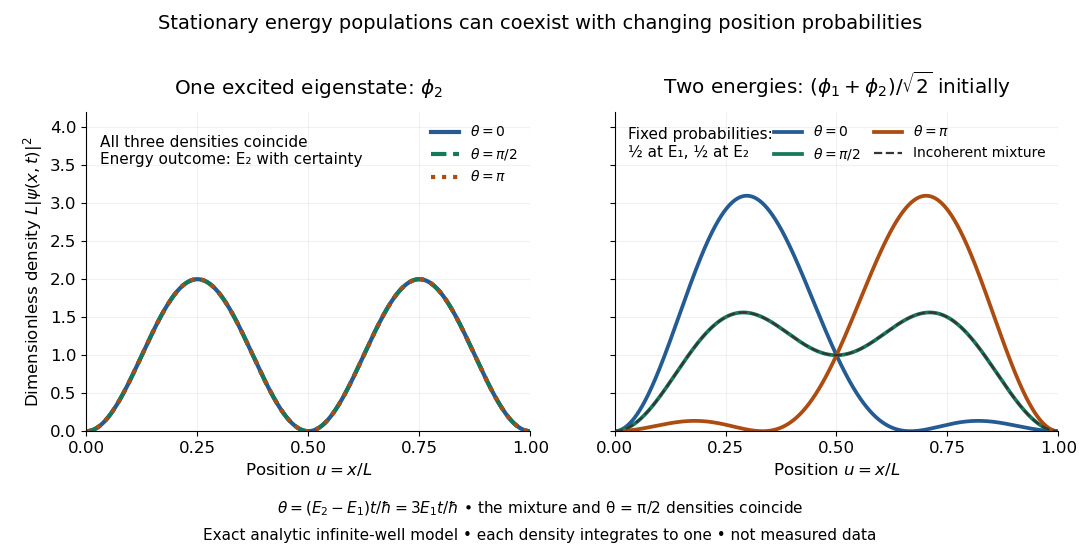

Source code (Python):
"""Exact infinite-well densities; not measured data.

Tested with Python 3.14.4, NumPy 2.3.5, Matplotlib 3.10.7.
Run from _media with MPLCONFIGDIR=/tmp/codex-wiki-matplotlib.
Writes the matching PNG basename to the current working directory.
"""
from pathlib import Path

import matplotlib
matplotlib.use("Agg")
import matplotlib.pyplot as plt
import numpy as np


def main():
    plt.rcParams.update({"font.size": 12, "figure.facecolor": "white",
                         "axes.facecolor": "white", "axes.spines.top": False,
                         "axes.spines.right": False})
    u = np.linspace(0, 1, 2001)
    phi1, phi2 = np.sqrt(2) * np.sin(np.pi * u), np.sqrt(2) * np.sin(2 * np.pi * u)
    theta = [0, np.pi / 2, np.pi]
    colors = ["#245b92", "#17775b", "#ac4c10"]
    labels = [r"$\theta=0$", r"$\theta=\pi/2$", r"$\theta=\pi$"]
    styles = ["-", "--", ":"]
    fig, axes = plt.subplots(1, 2, figsize=(10.8, 5.6), sharey=True)
    for phase, color, label, style in zip(theta, colors, labels, styles):
        pure = np.abs(phi2 * np.exp(-4j * phase / 3)) ** 2
        coherent = np.abs((phi1 + np.exp(-1j * phase) * phi2) / np.sqrt(2)) ** 2
        analytic = np.sin(np.pi * u) ** 2 + np.sin(2 * np.pi * u) ** 2
        analytic += 2 * np.sin(np.pi * u) * np.sin(2 * np.pi * u) * np.cos(phase)
        assert np.allclose(coherent, analytic)
        assert np.isclose(np.trapezoid(pure, u), 1)
        assert np.isclose(np.trapezoid(coherent, u), 1)
        assert np.all(coherent >= 0)
        axes[0].plot(u, pure, color=color, ls=style, lw=3, label=label)
        axes[1].plot(u, coherent, color=color, lw=2.7, label=label)
    mixed = (phi1 ** 2 + phi2 ** 2) / 2
    axes[1].plot(u, mixed, color="#353535", lw=1.6, ls="--", zorder=5,
                 label="Incoherent mixture")
    axes[0].set_title(r"One excited eigenstate: $\phi_2$", pad=13)
    axes[1].set_title(r"Two energies: $(\phi_1+\phi_2)/\sqrt{2}$ initially", pad=13)
    for ax in axes:
        ax.set(xlim=(0, 1), ylim=(0, 4.2), xlabel=r"Position $u=x/L$")
        ax.set_xticks([0, 0.25, 0.5, 0.75, 1])
        ax.grid(alpha=0.17)
        ax.legend(frameon=False, loc="upper right", fontsize=10,
                  ncol=2 if ax is axes[1] else 1, columnspacing=1.0)
    axes[0].set_ylabel(r"Dimensionless density $L|\psi(x,t)|^2$")
    axes[0].text(0.03, 3.90, "All three densities coincide\nEnergy outcome: E₂ with certainty",
                 va="top", fontsize=11)
    axes[1].text(0.03, 4.00, "Fixed probabilities:\n½ at E₁, ½ at E₂", va="top", fontsize=11)
    fig.suptitle("Stationary energy populations can coexist with changing position probabilities",
                 y=0.975, fontsize=14)
    fig.text(0.5, 0.083, r"$\theta=(E_2-E_1)t/\hbar=3E_1t/\hbar$ • "
             "the mixture and θ = π/2 densities coincide", ha="center", fontsize=11)
    fig.text(0.5, 0.035, "Exact analytic infinite-well model • each density integrates to one • not measured data",
             ha="center", fontsize=11)
    fig.subplots_adjust(left=0.08, right=0.98, top=0.80, bottom=0.23, wspace=0.19)
    fig.savefig(Path.cwd() / (Path(__file__).stem + ".png"), dpi=100,
                facecolor="white", transparent=False)
    plt.close(fig)


if __name__ == "__main__":
    main()
